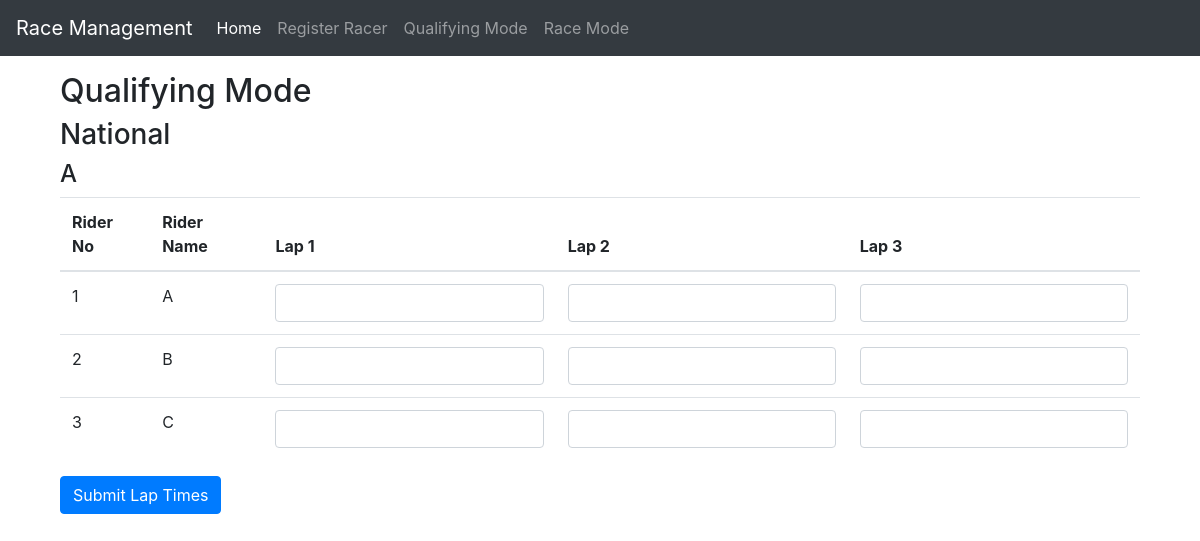
Page /qualifying/ on the committed database.
### racers/models.py (models this page shows, shortened)
class Group(models.Model):
    name = models.CharField(max_length=10)
    category = models.CharField(max_length=8, choices=Racer.CATEGORY_CHOICES)
    racers = models.ManyToManyField(Racer, related_name='groups')

class Racer(models.Model):
    CATEGORY_CHOICES = [
        ('National', 'National'),
        ('Novice', 'Novice'),
    ]
    name = models.CharField(max_length=100)
    rider_number = models.CharField(max_length=10, unique=True)
    category = models.CharField(max_length=8, choices=CATEGORY_CHOICES)

### racers/views.py (the view)
# urls.py: path('qualifying/', views.qualifying_mode, name='qualifying_mode'),
@csrf_exempt  # Consider CSRF protection for production
@require_http_methods(["GET", "POST"])  # Restrict to GET and POST requests
def qualifying_mode(request):
        categories = Group.objects.values_list('category', flat=True).distinct()
        groups_by_category = {category: Group.objects.filter(category=category) for category in categories}
        return render(request, 'racers/qualifying_mode.html', {'groups_by_category': groups_by_category})

### racers/templates/racers/qualifying_mode.html (shortened to what this page needs)
{% extends 'racers/base.html' %}
{% load static %}
{% block content %}
<div class="container">
    <h2>Qualifying Mode</h2>
    {% for category, groups in groups_by_category.items %}
        <h3>{{ category }}</h3>
        {% for group in groups %}
            <h4>{{ group.name }}</h4>
            <table class="table">
                <thead>
                    <tr>
                        <th>Rider No</th>
                        <th>Rider Name</th>
                        <th>Lap 1</th>
                        <th>Lap 2</th>
                        <th>Lap 3</th>
                    </tr>
                </thead>
                <tbody>
                    {% for racer in group.racers.all %}
                        <tr>
                            <td>{{ racer.rider_number }}</td>
                            <td>{{ racer.name }}</td>
                            <td><input type="text" class="form-control lap-time" data-racer-id="{{ racer.id }}" data-lap-number="1"></td>
                            <td><input type="text" class="form-control lap-time" data-racer-id="{{ racer.id }}" data-lap-number="2"></td>
                            <td><input type="text" class="form-control lap-time" data-racer-id="{{ racer.id }}" data-lap-number="3"></td>
                        </tr>
                    {% endfor %}
                </tbody>
            </table>
        {% endfor %}
    {% endfor %}
    <button id="submitLapTimes" class="btn btn-primary">Submit Lap Times</button>
</div>
{% endblock %}

### rows in the picture
Group: name "A"
Racer: rider_number "1", name "A"
Racer: rider_number "2", name "B"
Racer: rider_number "3", name "C"

### other values in the picture
{{ category }} "National"
